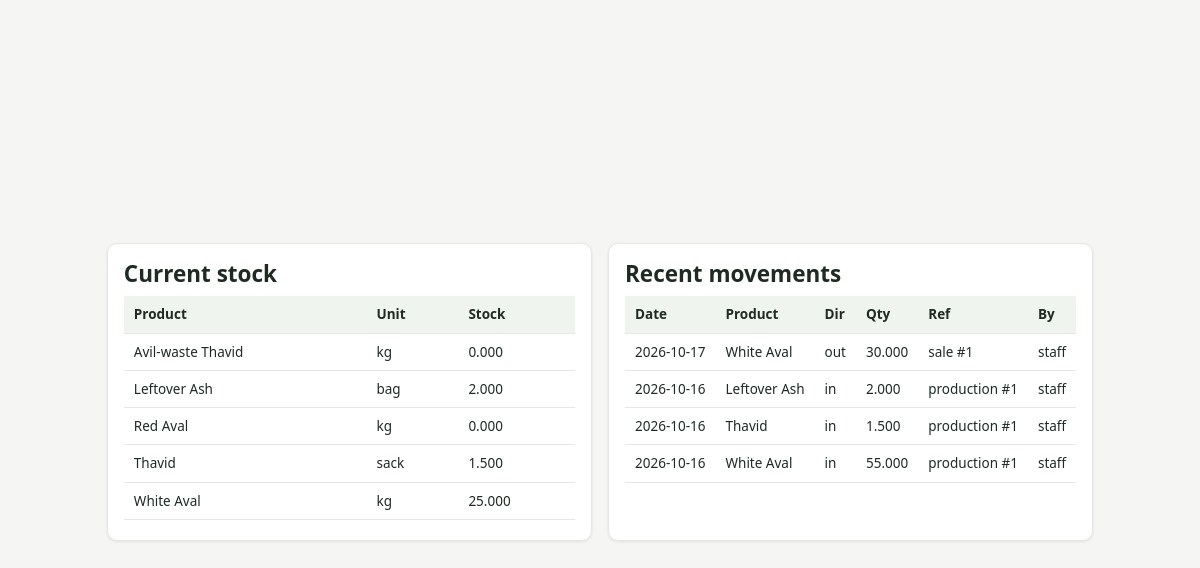
The page /pages/inventory.php on the database its author committed.
### tables this page shows
CREATE TABLE products (
  id             INT AUTO_INCREMENT PRIMARY KEY,
  name           VARCHAR(80)  NOT NULL,
  unit           VARCHAR(20)  NOT NULL DEFAULT 'kg',    
  pricing_method ENUM('per_unit','per_kg_from_sack') NOT NULL DEFAULT 'per_unit',
  default_price  DECIMAL(12,2) NOT NULL DEFAULT 0.00,   
  sack_size_kg   DECIMAL(10,3) DEFAULT NULL,            
  is_active      TINYINT(1)   NOT NULL DEFAULT 1,
  is_ash_income  TINYINT(1)   NOT NULL DEFAULT 0,       
  notes          VARCHAR(200) DEFAULT NULL,
  updated_at     TIMESTAMP    NOT NULL DEFAULT CURRENT_TIMESTAMP ON UPDATE CURRENT_TIMESTAMP
);

CREATE TABLE inventory_movements (
  id           INT AUTO_INCREMENT PRIMARY KEY,
  movement_date DATE NOT NULL,
  product_id   INT NOT NULL,
  product_name VARCHAR(80) NOT NULL,
  direction    ENUM('in','out','adjust') NOT NULL,
  quantity     DECIMAL(10,3) NOT NULL,     
  ref_type     VARCHAR(30) DEFAULT NULL,   
  ref_id       INT DEFAULT NULL,
  reason       VARCHAR(255) DEFAULT NULL,
  created_by   INT NOT NULL,
  created_at   TIMESTAMP NOT NULL DEFAULT CURRENT_TIMESTAMP,
  FOREIGN KEY (product_id) REFERENCES products(id),
  FOREIGN KEY (created_by) REFERENCES users(id),
  INDEX idx_product (product_id),
  INDEX idx_date (movement_date)
);

CREATE TABLE users (
  id            INT AUTO_INCREMENT PRIMARY KEY,
  username      VARCHAR(50)  NOT NULL UNIQUE,
  password_hash VARCHAR(255) NOT NULL,
  full_name     VARCHAR(100) NOT NULL,
  role          ENUM('admin','staff') NOT NULL DEFAULT 'staff',
  is_active     TINYINT(1)   NOT NULL DEFAULT 1,
  created_at    TIMESTAMP    NOT NULL DEFAULT CURRENT_TIMESTAMP
);

### includes/auth.php (called while the page is built, shortened)
<?php
function current_user(): ?array
{
    return $_SESSION['user'] ?? null;
}

### config/database.php (called while the page is built, shortened)
<?php
function db(): PDO
{
    static $pdo = null;
    if ($pdo === null) {
        $dsn = 'mysql:host=' . DB_HOST . ';dbname=' . DB_NAME . ';charset=utf8mb4';
        try {
            $pdo = new PDO($dsn, DB_USER, DB_PASS, [
                PDO::ATTR_ERRMODE            => PDO::ERRMODE_EXCEPTION,
                PDO::ATTR_DEFAULT_FETCH_MODE => PDO::FETCH_ASSOC,
                PDO::ATTR_EMULATE_PREPARES   => false,
            ]);
        } catch (PDOException $e) {
            http_response_code(500);
            die('Database connection failed. Start MySQL in XAMPP and import database/schema.sql. Detail: ' .
                htmlspecialchars($e->getMessage()));
        }
    }
    return $pdo;
}

### includes/functions.php (called while the page is built, shortened)
<?php
require_once __DIR__ . '/../config/database.php';
function esc($v): string
{
    return htmlspecialchars((string) $v, ENT_QUOTES, 'UTF-8');
}
function products_list(bool $active_only = true): array
{
    $sql = 'SELECT * FROM products';
    if ($active_only) $sql .= ' WHERE is_active = 1';
    return db()->query($sql . ' ORDER BY name')->fetchAll();
}
function current_stock(int $productId): float
{
    $s = db()->prepare(
        "SELECT COALESCE(SUM(CASE direction
            WHEN 'in' THEN quantity WHEN 'out' THEN -quantity WHEN 'adjust' THEN quantity END),0) AS stock
         FROM inventory_movements WHERE product_id = ?"
    );
    $s->execute([$productId]);
    return (float) $s->fetchColumn();
}

### pages/inventory.php (the view, shortened to what this page needs)
<?php
require __DIR__ . '/../includes/header.php';
$products = products_list();
$moves = db()->query(
  "SELECT m.*, u.username FROM inventory_movements m
   JOIN users u ON u.id = m.created_by
   ORDER BY m.movement_date DESC, m.id DESC LIMIT 300"
)->fetchAll();
?>
<div class="grid two">
  <section class="panel">
    <h2>Current stock</h2>
    <table class="table">
      <thead><tr><th>Product</th><th>Unit</th><th>Stock</th></tr></thead>
      <tbody>
      <?php foreach ($products as $p):
        $stk = current_stock((int)$p['id']);
        $cls = $stk < 0 ? 'bad' : ($stk == 0 ? 'warn' : 'good');
      ?>
        <tr>
          <td><?= esc($p['name']) ?></td>
          <td><?= esc($p['unit']) ?></td>
          <td class="<?= $cls ?>"><?= number_format($stk, 3) ?></td>
        </tr>
      <?php endforeach; ?>
      </tbody>
    </table>
  </section>
  <section class="panel">
    <h2>Recent movements</h2>
    <?php if (!$moves): ?><p class="empty">No movements yet.</p><?php else: ?>
    <table class="table">
      <thead><tr><th>Date</th><th>Product</th><th>Dir</th><th>Qty</th><th>Ref</th><th>By</th></tr></thead>
      <tbody>
      <?php foreach ($moves as $m): ?>
        <tr>
          <td><?= esc($m['movement_date']) ?></td>
          <td><?= esc($m['product_name']) ?></td>
          <td><?= esc($m['direction']) ?></td>
          <td><?= number_format((float)$m['quantity'], 3) ?></td>
          <td><?= esc($m['ref_type'] . ' #' . $m['ref_id']) ?></td>
          <td><?= esc($m['username']) ?></td>
        </tr>
      <?php endforeach; ?>
      </tbody>
    </table>
    <?php endif; ?>
  </section>
</div>
<?php require __DIR__ . '/../includes/footer.php'; ?>

### includes/header.php (shortened to what this page needs)
<?php
require_once __DIR__ . '/auth.php';
require_once __DIR__ . '/functions.php';
$pageTitle = $pageTitle ?? 'KT Avil Mill';
$activePage = $activePage ?? '';
$user = current_user();
$nav = [
    'dashboard'  => ['Dashboard', ''],
    'purchases'  => ['Paddy Purchases', ''],
    'sales'      => ['Sales', ''],
    'production' => ['Production', ''],
    'inventory'  => ['Inventory', ''],
    'expenses'   => ['Expenses', ''],
    'income'     => ['Other Income', ''],
    'reports'    => ['Reports', ''],
    'products'   => ['Products & Prices', 'admin'],
    'users'      => ['Users', 'admin'],
];
?>
<!DOCTYPE html>
<html lang="en">
<head>
<link rel="stylesheet" href="assets/css/style.css">
</head>
<body>
<?php if ($user): ?>
<aside class="sidebar">
  <div class="brand">
    <span class="brand-mark">KT</span>
    <div>
      <div class="brand-name">KT Avil Mill</div>
      <div class="brand-sub">Management Logbook</div>
    </div>
  </div>
  <nav>
    <?php foreach ($nav as $key => $info):
        [$label, $role] = $info;
        if ($role === 'admin' && !is_admin()) continue;
        $cls = $activePage === $key ? 'active' : '';
    ?>
      <a class="<?= $cls ?>" href="index.php?page=<?= $key ?>"><?= esc($label) ?></a>
    <?php endforeach; ?>
  </nav>
  <div class="sidebar-foot">
    <div><?= esc($user['full_name']) ?></div>
    <div class="role"><?= esc($user['role']) ?></div>
    <a href="index.php?page=logout" class="logout">Sign out</a>
  </div>
</aside>
<main class="content">
  <header class="topbar">
    <button class="menu-toggle" onclick="document.body.classList.toggle('nav-open')" aria-label="Menu">&#9776;</button>
    <h1><?= esc($pageTitle) ?></h1>
  </header>
  <div class="flash"><?= render_flash() ?></div>
<?php else: ?>
<main class="content auth-content">
<?php endif; ?>

### includes/footer.php (shortened to what this page needs)
</main>
</body>
</html>

### assets/css/style.css (style rules this page uses)
:root { --bg:#f5f6f4; --panel:#ffffff; --ink:#1f2a23; --muted:#6b7a72; --line:#e4e7e3; --primary:#2f7d52; --primary-d:#235f3e; --accent:#c9a23a; --good:#2f7d52; --bad:#c0392b; --warn:#b8860b; --shadow:0 1px 3px rgba(0,0,0,.08); --radius:10px; }
* { box-sizing:border-box }
html,body { margin:0;padding:0;font-family:"Segoe UI",Roboto,Arial,sans-serif; background:var(--bg);color:var(--ink);font-size:15px;line-height:1.5 }
h1,h2,h3 { margin:0 0 .4em;font-weight:600;line-height:1.2 }
.content { margin-left:230px;padding:22px;min-height:100vh }
.panel { background:var(--panel);border:1px solid var(--line);border-radius:var(--radius); padding:16px 16px 20px;box-shadow:var(--shadow);margin-bottom:16px }
.grid.two { display:grid;grid-template-columns:1fr 1fr;gap:16px }
.table { width:100%;border-collapse:collapse;font-size:.9rem }
.table th,.table td { padding:8px 10px;text-align:left;border-bottom:1px solid var(--line) }
.table th { background:#f0f4ee;font-weight:600;color:var(--ink) }
.auth-content { display:flex;align-items:center;justify-content:center;min-height:100vh;margin:0;padding:20px }

### rows shown on the page
products: name "Avil-waste Thavid", unit "kg", stk "0.000"
products: name "Leftover Ash", unit "bag", stk "2.000"
products: name "Red Aval", unit "kg", stk "0.000"
products: name "Thavid", unit "sack", stk "1.500"
products: name "White Aval", unit "kg", stk "25.000"
inventory_movements: movement_date "2026-10-17", product_name "White Aval", direction "out", quantity "30.000", ref_type+ref "sale #1", created_by.username "staff"
inventory_movements: movement_date "2026-10-16", product_name "Leftover Ash", direction "in", quantity "2.000", ref_type+ref "production #1", created_by.username "staff"
inventory_movements: movement_date "2026-10-16", product_name "Thavid", direction "in", quantity "1.500", ref_type+ref "production #1", created_by.username "staff"
inventory_movements: movement_date "2026-10-16", product_name "White Aval", direction "in", quantity "55.000", ref_type+ref "production #1", created_by.username "staff"
